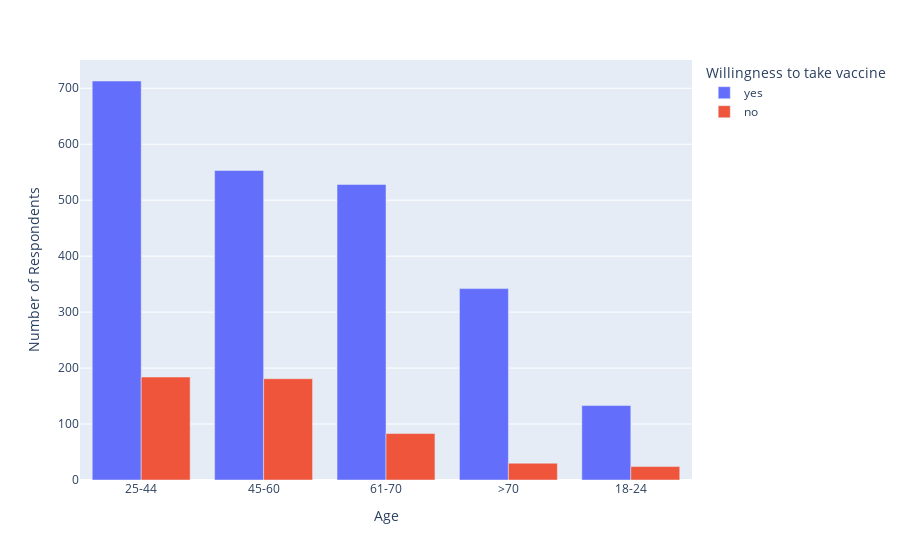

This figure's notebook cell:
### Code cell
demographic_plot('Age')

### Figure 1 — Plotly figure (JSON) as saved in the notebook; plotly's stock layout.template omitted (floating-point values rounded to 4 significant figures)
{"data": [{"alignmentgroup": "True", "hovertemplate": "Willingness to take vaccine=yes<br>Age=%{x}<br>Number of Respondents=%{y}<extra></extra>", "legendgroup": "yes", "marker": {"color": "#636efa", "pattern": {"shape": ""}}, "name": "yes", "offsetgroup": "yes", "orientation": "v", "showlegend": true, "textposition": "auto", "type": "bar", "x": ["25-44", "45-60", "61-70", ">70", "18-24"], "xaxis": "x", "y": [713, 553, 528, 342, 133], "yaxis": "y"}, {"alignmentgroup": "True", "hovertemplate": "Willingness to take vaccine=no<br>Age=%{x}<br>Number of Respondents=%{y}<extra></extra>", "legendgroup": "no", "marker": {"color": "#EF553B", "pattern": {"shape": ""}}, "name": "no", "offsetgroup": "no", "orientation": "v", "showlegend": true, "textposition": "auto", "type": "bar", "x": ["25-44", "45-60", "61-70", ">70", "18-24"], "xaxis": "x", "y": [184, 181, 83, 30, 24], "yaxis": "y"}], "layout": {"barmode": "group", "legend": {"title": {"text": "Willingness to take vaccine"}, "tracegroupgap": 0}, "margin": {"t": 60}, "xaxis": {"anchor": "y", "domain": [0, 1], "title": {"text": "Age"}}, "yaxis": {"anchor": "x", "domain": [0, 1], "title": {"text": "Number of Respondents"}}}}
